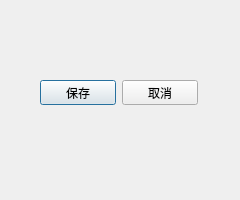
<?xml version="1.0" encoding="UTF-8"?>
<ui version="4.0">
 <class>CreateNewFile</class>
 <widget class="QDialog" name="CreateNewFile">
  <property name="geometry">
   <rect>
    <x>0</x>
    <y>0</y>
    <width>240</width>
    <height>200</height>
   </rect>
  </property>
  <property name="minimumSize">
   <size>
    <width>240</width>
    <height>200</height>
   </size>
  </property>
  <property name="maximumSize">
   <size>
    <width>240</width>
    <height>200</height>
   </size>
  </property>
  <property name="windowTitle">
   <string>Dialog</string>
  </property>
  <widget class="QWidget" name="layoutWidget">
   <property name="geometry">
    <rect>
     <x>40</x>
     <y>80</y>
     <width>158</width>
     <height>25</height>
    </rect>
   </property>
   <layout class="QHBoxLayout" name="horizontalLayout">
    <item>
     <widget class="QPushButton" name="pushButton">
      <property name="text">
       <string>保存</string>
      </property>
     </widget>
    </item>
    <item>
     <widget class="QPushButton" name="pushButton_2">
      <property name="text">
       <string>取消</string>
      </property>
     </widget>
    </item>
   </layout>
  </widget>
 </widget>
 <resources/>
 <connections>
  <connection>
   <sender>pushButton</sender>
   <signal>clicked()</signal>
   <receiver>CreateNewFile</receiver>
   <slot>btn_clicked_1()</slot>
   <hints>
    <hint type="sourcelabel">
     <x>71</x>
     <y>91</y>
    </hint>
    <hint type="destinationlabel">
     <x>66</x>
     <y>121</y>
    </hint>
   </hints>
  </connection>
  <connection>
   <sender>pushButton_2</sender>
   <signal>clicked()</signal>
   <receiver>CreateNewFile</receiver>
   <slot>btn_clicked_2()</slot>
   <hints>
    <hint type="sourcelabel">
     <x>157</x>
     <y>92</y>
    </hint>
    <hint type="destinationlabel">
     <x>157</x>
     <y>124</y>
    </hint>
   </hints>
  </connection>
 </connections>
 <slots>
  <slot>btn_clicked_1()</slot>
  <slot>btn_clicked_2()</slot>
 </slots>
</ui>
